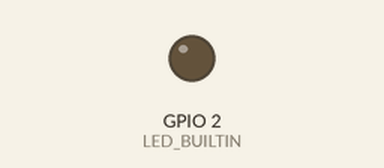
The program below on a simulated ESP8266 (NodeMCU). Shown: output pins drawn as LEDs (lit = HIGH, except the on-board LED, lit = LOW). WiFi joins after 1.5 s; servers stay silent unless stated; what the program prints to the serial monitor is not drawn.

Above: at 0.5 s.
At 1.5 s:
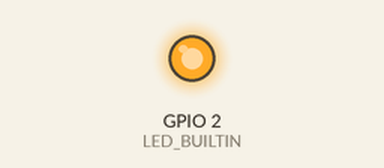
Timing chart, 0 to 15.9 s (numbered marks = the images above):
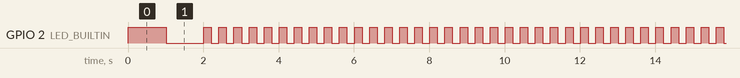

The program:

main.cpp
```cpp
#include <Arduino.h>
#include <ESP8266WiFi.h>

#define LED_BUILTIN 2 // Most ESP8266 boards use GPIO2 for the built-in LED, but this can vary. Adjust if necessary.

const char *ssid = "RoyNiketan_2.4";
const char *password = "Assassin#0";

void setup() {
  pinMode(LED_BUILTIN, OUTPUT); // Initialize the LED_BUILTIN pin as an output
  Serial.begin(115200);
  delay(10);

  // Start the connection attempt to the WiFi network
  Serial.println();
  Serial.print("Attempting to connect to WiFi network: ");
  Serial.println(ssid);
  WiFi.begin(ssid, password);
}

void loop() {
  static bool tryingToConnect = true;

  if (WiFi.status() != WL_CONNECTED) {
    digitalWrite(LED_BUILTIN, HIGH); // Turn the LED off (LED logic might be inverted depending on the board)
    delay(1000); // Slow blink - Not connected
    digitalWrite(LED_BUILTIN, LOW); // Turn the LED on
    delay(1000); // Slow blink - Not connected

    if (tryingToConnect) {
      Serial.println("Trying to connect to WiFi...");
    }
  } else {
    digitalWrite(LED_BUILTIN, HIGH); // Turn the LED off
    delay(200); // Fast blink - Connected
    digitalWrite(LED_BUILTIN, LOW); // Turn the LED on
    delay(200); // Fast blink - Connected

    if (tryingToConnect) {
      Serial.println("WiFi connected successfully!");
      Serial.print("IP address: ");
      Serial.println(WiFi.localIP());
      tryingToConnect = false; // Prevent repeating the connection message
    }
  }
}
```

Measured:
- by itself, GPIO 2 (LED_BUILTIN): goes HIGH 1.0 s, LOW 1.0 s, 319 × (HIGH 0.20 s, LOW 0.20 s), HIGH 0.20 s, then LOW
- by itself, everything shown: repeats every 24.4 s, in 122 steps
